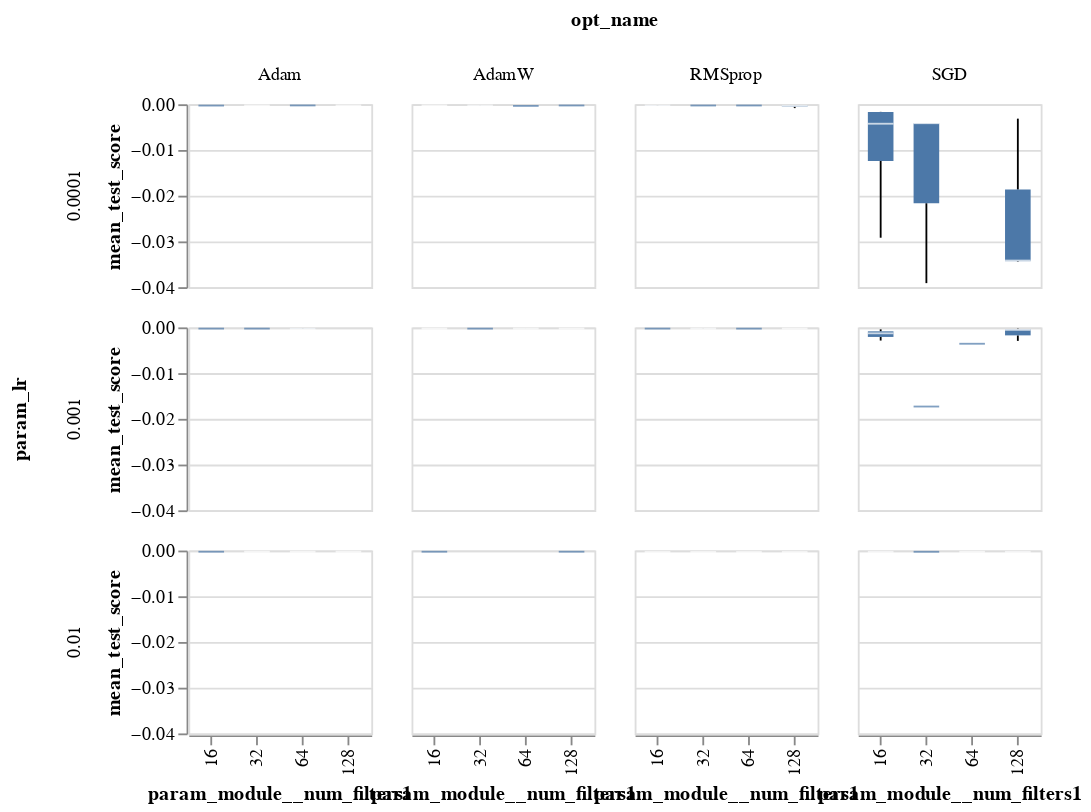

Source (notebook cell):
### Code cell
alt.Chart(sm_res_df).mark_boxplot(extent='min-max').encode(
    x=alt.X('param_module__num_filters1:O'),#title="kernel size 1"),
    y='mean_test_score:Q',
    #color=alt.Color('param_lr:N',scale=alt.Scale(scheme='tableau10')),
    column='opt_name:N',
    row='param_lr:N',
).interactive(
).properties(
    height=100,
    width=100
)

### Figure 1 — Vega-Lite specification as saved in the notebook (floating-point values rounded to 4 significant figures)
{"config": {"view": {"continuousWidth": 400, "continuousHeight": 300}}, "data": {"name": "data-8817f67da8f67f9030dd793b6148c578"}, "mark": {"type": "boxplot", "extent": "min-max"}, "encoding": {"column": {"type": "nominal", "field": "opt_name"}, "row": {"type": "nominal", "field": "param_lr"}, "x": {"type": "ordinal", "field": "param_module__num_filters1"}, "y": {"type": "quantitative", "field": "mean_test_score"}}, "height": 100, "selection": {"selector004": {"type": "interval", "bind": "scales", "encodings": ["x", "y"]}, "selector005": {"type": "interval", "bind": "scales", "encodings": ["x", "y"]}}, "width": 100, "$schema": "https://vega.github.io/schema/vega-lite/v4.8.1.json", "datasets": {"data-8817f67da8f67f9030dd793b6148c578": [{"rank_test_score": 72, "mean_test_score": -0.0003176, "param_module__num_filters1": 64, "param_module__num_filters2": 128, "param_module__kernel_size1": 4, "param_module__kernel_size2": 16, "param_lr": 0.01, "param_module__fc_node_num1": 500, "param_module__fc_node_num2": 10, "opt_name": "RMSprop"}, {"rank_test_score": 92, "mean_test_score": -0.00679, "param_module__num_filters1": 16, "param_module__num_filters2": 32, "param_module__kernel_size1": 4, "param_module__kernel_size2": 32, "param_lr": 0.0001, "param_module__fc_node_num1": 100, "param_module__fc_node_num2": 50, "opt_name": "SGD"}, {"rank_test_score": 16, "mean_test_score": -0.0002598, "param_module__num_filters1": 32, "param_module__num_filters2": 64, "param_module__kernel_size1": 16, "param_module__kernel_size2": 4, "param_lr": 0.01, "param_module__fc_node_num1": 10, "param_module__fc_node_num2": 10, "opt_name": "Adam"}, {"rank_test_score": 100, "mean_test_score": null, "param_module__num_filters1": 128, "param_module__num_filters2": 32, "param_module__kernel_size1": 8, "param_module__kernel_size2": 32, "param_lr": 0.01, "param_module__fc_node_num1": 100, "param_module__fc_node_num2": 100, "opt_name": "AdamW"}, {"rank_test_score": 23, "mean_test_score": -0.0002617, "param_module__num_filters1": 32, "param_module__num_filters2": 16, "param_module__kernel_size1": 4, "param_module__kernel_size2": 32, "param_lr": 0.001, "param_module__fc_node_num1": 50, "param_module__fc_node_num2": 10, "opt_name": "RMSprop"}, {"rank_test_score": 50, "mean_test_score": -0.0002757, "param_module__num_filters1": 32, "param_module__num_filters2": 32, "param_module__kernel_size1": 32, "param_module__kernel_size2": 16, "param_lr": 0.0001, "param_module__fc_node_num1": 10, "param_module__fc_node_num2": 10, "opt_name": "RMSprop"}, {"rank_test_score": 69, "mean_test_score": -0.0003175, "param_module__num_filters1": 64, "param_module__num_filters2": 32, "param_module__kernel_size1": 16, "param_module__kernel_size2": 8, "param_lr": 0.01, "param_module__fc_node_num1": 500, "param_module__fc_node_num2": 50, "opt_name": "RMSprop"}, {"rank_test_score": 3, "mean_test_score": -0.0002577, "param_module__num_filters1": 128, "param_module__num_filters2": 64, "param_module__kernel_size1": 4, "param_module__kernel_size2": 16, "param_lr": 0.0001, "param_module__fc_node_num1": 100, "param_module__fc_node_num2": 500, "opt_name": "Adam"}, {"rank_test_score": 1, "mean_test_score": -0.0002575, "param_module__num_filters1": 16, "param_module__num_filters2": 128, "param_module__kernel_size1": 8, "param_module__kernel_size2": 16, "param_lr": 0.0001, "param_module__fc_node_num1": 50, "param_module__fc_node_num2": 500, "opt_name": "AdamW"}, {"rank_test_score": 22, "mean_test_score": -0.0002614, "param_module__num_filters1": 32, "param_module__num_filters2": 32, "param_module__kernel_size1": 16, "param_module__kernel_size2": 4, "param_lr": 0.001, "param_module__fc_node_num1": 10, "param_module__fc_node_num2": 100, "opt_name": "RMSprop"}, {"rank_test_score": 80, "mean_test_score": -0.0004296, "param_module__num_filters1": 16, "param_module__num_filters2": 64, "param_module__kernel_size1": 16, "param_module__kernel_size2": 8, "param_lr": 0.001, "param_module__fc_node_num1": 100, "param_module__fc_node_num2": 500, "opt_name": "SGD"}, {"rank_test_score": 24, "mean_test_score": -0.0002621, "param_module__num_filters1": 32, "param_module__num_filters2": 64, "param_module__kernel_size1": 8, "param_module__kernel_size2": 8, "param_lr": 0.0001, "param_module__fc_node_num1": 50, "param_module__fc_node_num2": 10, "opt_name": "Adam"}, {"rank_test_score": 6, "mean_test_score": -0.0002583, "param_module__num_filters1": 64, "param_module__num_filters2": 128, "param_module__kernel_size1": 8, "param_module__kernel_size2": 8, "param_lr": 0.001, "param_module__fc_node_num1": 500, "param_module__fc_node_num2": 10, "opt_name": "AdamW"}, {"rank_test_score": 18, "mean_test_score": -0.0002611, "param_module__num_filters1": 32, "param_module__num_filters2": 64, "param_module__kernel_size1": 16, "param_module__kernel_size2": 32, "param_lr": 0.0001, "param_module__fc_node_num1": 100, "param_module__fc_node_num2": 100, "opt_name": "AdamW"}, {"rank_test_score": 94, "mean_test_score": -0.02919, "param_module__num_filters1": 16, "param_module__num_filters2": 64, "param_module__kernel_size1": 32, "param_module__kernel_size2": 16, "param_lr": 0.0001, "param_module__fc_node_num1": 500, "param_module__fc_node_num2": 10, "opt_name": "SGD"}, {"rank_test_score": 47, "mean_test_score": -0.0002714, "param_module__num_filters1": 64, "param_module__num_filters2": 32, "param_module__kernel_size1": 4, "param_module__kernel_size2": 16, "param_lr": 0.0001, "param_module__fc_node_num1": 10, "param_module__fc_node_num2": 500, "opt_name": "RMSprop"}, {"rank_test_score": 55, "mean_test_score": -0.0002874, "param_module__num_filters1": 16, "param_module__num_filters2": 32, "param_module__kernel_size1": 4, "param_module__kernel_size2": 8, "param_lr": 0.01, "param_module__fc_node_num1": 10, "param_module__fc_node_num2": 50, "opt_name": "SGD"}, {"rank_test_score": 87, "mean_test_score": -0.002951, "param_module__num_filters1": 128, "param_module__num_filters2": 16, "param_module__kernel_size1": 8, "param_module__kernel_size2": 16, "param_lr": 0.001, "param_module__fc_node_num1": 10, "param_module__fc_node_num2": 50, "opt_name": "SGD"}, {"rank_test_score": 65, "mean_test_score": -0.0003174, "param_module__num_filters1": 128, "param_module__num_filters2": 128, "param_module__kernel_size1": 32, "param_module__kernel_size2": 8, "param_lr": 0.01, "param_module__fc_node_num1": 50, "param_module__fc_node_num2": 50, "opt_name": "RMSprop"}, {"rank_test_score": 29, "mean_test_score": -0.0002633, "param_module__num_filters1": 16, "param_module__num_filters2": 32, "param_module__kernel_size1": 8, "param_module__kernel_size2": 16, "param_lr": 0.001, "param_module__fc_node_num1": 100, "param_module__fc_node_num2": 10, "opt_name": "RMSprop"}, {"rank_test_score": 37, "mean_test_score": -0.0002671, "param_module__num_filters1": 64, "param_module__num_filters2": 128, "param_module__kernel_size1": 32, "param_module__kernel_size2": 16, "param_lr": 0.01, "param_module__fc_node_num1": 50, "param_module__fc_node_num2": 100, "opt_name": "SGD"}, {"rank_test_score": 85, "mean_test_score": -0.001728, "param_module__num_filters1": 16, "param_module__num_filters2": 16, "param_module__kernel_size1": 16, "param_module__kernel_size2": 4, "param_lr": 0.0001, "param_module__fc_node_num1": 50, "param_module__fc_node_num2": 500, "opt_name": "SGD"}, {"rank_test_score": 68, "mean_test_score": -0.0003175, "param_module__num_filters1": 16, "param_module__num_filters2": 64, "param_module__kernel_size1": 4, "param_module__kernel_size2": 8, "param_lr": 0.01, "param_module__fc_node_num1": 500, "param_module__fc_node_num2": 50, "opt_name": "RMSprop"}, {"rank_test_score": 66, "mean_test_score": -0.0003175, "param_module__num_filters1": 128, "param_module__num_filters2": 32, "param_module__kernel_size1": 32, "param_module__kernel_size2": 4, "param_lr": 0.01, "param_module__fc_node_num1": 100, "param_module__fc_node_num2": 100, "opt_name": "RMSprop"}, {"rank_test_score": 8, "mean_test_score": -0.0002588, "param_module__num_filters1": 128, "param_module__num_filters2": 64, "param_module__kernel_size1": 4, "param_module__kernel_size2": 32, "param_lr": 0.01, "param_module__fc_node_num1": 100, "param_module__fc_node_num2": 100, "opt_name": "AdamW"}, {"rank_test_score": 54, "mean_test_score": -0.0002837, "param_module__num_filters1": 128, "param_module__num_filters2": 128, "param_module__kernel_size1": 8, "param_module__kernel_size2": 16, "param_lr": 0.001, "param_module__fc_node_num1": 10, "param_module__fc_node_num2": 500, "opt_name": "SGD"}, {"rank_test_score": 43, "mean_test_score": -0.0002697, "param_module__num_filters1": 64, "param_module__num_filters2": 128, "param_module__kernel_size1": 4, "param_module__kernel_size2": 4, "param_lr": 0.01, "param_module__fc_node_num1": 100, "param_module__fc_node_num2": 500, "opt_name": "SGD"}, {"rank_test_score": 25, "mean_test_score": -0.0002621, "param_module__num_filters1": 128, "param_module__num_filters2": 128, "param_module__kernel_size1": 16, "param_module__kernel_size2": 16, "param_lr": 0.001, "param_module__fc_node_num1": 100, "param_module__fc_node_num2": 500, "opt_name": "RMSprop"}, {"rank_test_score": 88, "mean_test_score": -0.003147, "param_module__num_filters1": 128, "param_module__num_filters2": 64, "param_module__kernel_size1": 32, "param_module__kernel_size2": 4, "param_lr": 0.0001, "param_module__fc_node_num1": 10, "param_module__fc_node_num2": 500, "opt_name": "SGD"}, {"rank_test_score": 49, "mean_test_score": -0.0002753, "param_module__num_filters1": 32, "param_module__num_filters2": 64, "param_module__kernel_size1": 4, "param_module__kernel_size2": 16, "param_lr": 0.01, "param_module__fc_node_num1": 10, "param_module__fc_node_num2": 50, "opt_name": "SGD"}, {"rank_test_score": 82, "mean_test_score": -0.0008472, "param_module__num_filters1": 128, "param_module__num_filters2": 32, "param_module__kernel_size1": 4, "param_module__kernel_size2": 16, "param_lr": 0.0001, "param_module__fc_node_num1": 500, "param_module__fc_node_num2": 10, "opt_name": "RMSprop"}, {"rank_test_score": 81, "mean_test_score": -0.0005397, "param_module__num_filters1": 128, "param_module__num_filters2": 16, "param_module__kernel_size1": 4, "param_module__kernel_size2": 8, "param_lr": 0.001, "param_module__fc_node_num1": 500, "param_module__fc_node_num2": 500, "opt_name": "SGD"}, {"rank_test_score": 4, "mean_test_score": -0.0002581, "param_module__num_filters1": 128, "param_module__num_filters2": 128, "param_module__kernel_size1": 4, "param_module__kernel_size2": 16, "param_lr": 0.01, "param_module__fc_node_num1": 500, "param_module__fc_node_num2": 500, "opt_name": "Adam"}, {"rank_test_score": 11, "mean_test_score": -0.0002593, "param_module__num_filters1": 64, "param_module__num_filters2": 16, "param_module__kernel_size1": 8, "param_module__kernel_size2": 4, "param_lr": 0.001, "param_module__fc_node_num1": 500, "param_module__fc_node_num2": 10, "opt_name": "AdamW"}, {"rank_test_score": 95, "mean_test_score": -0.03419, "param_module__num_filters1": 128, "param_module__num_filters2": 64, "param_module__kernel_size1": 8, "param_module__kernel_size2": 4, "param_lr": 0.0001, "param_module__fc_node_num1": 100, "param_module__fc_node_num2": 10, "opt_name": "SGD"}, {"rank_test_score": 28, "mean_test_score": -0.0002632, "param_module__num_filters1": 16, "param_module__num_filters2": 64, "param_module__kernel_size1": 4, "param_module__kernel_size2": 32, "param_lr": 0.001, "param_module__fc_node_num1": 500, "param_module__fc_node_num2": 100, "opt_name": "Adam"}, {"rank_test_score": 38, "mean_test_score": -0.0002673, "param_module__num_filters1": 16, "param_module__num_filters2": 128, "param_module__kernel_size1": 8, "param_module__kernel_size2": 32, "param_lr": 0.001, "param_module__fc_node_num1": 50, "param_module__fc_node_num2": 50, "opt_name": "AdamW"}, {"rank_test_score": 48, "mean_test_score": -0.0002731, "param_module__num_filters1": 64, "param_module__num_filters2": 32, "param_module__kernel_size1": 16, "param_module__kernel_size2": 4, "param_lr": 0.001, "param_module__fc_node_num1": 500, "param_module__fc_node_num2": 100, "opt_name": "AdamW"}, {"rank_test_score": 98, "mean_test_score": null, "param_module__num_filters1": 64, "param_module__num_filters2": 128, "param_module__kernel_size1": 8, "param_module__kernel_size2": 32, "param_lr": 0.01, "param_module__fc_node_num1": 500, "param_module__fc_node_num2": 100, "opt_name": "AdamW"}, {"rank_test_score": 56, "mean_test_score": -0.0002897, "param_module__num_filters1": 16, "param_module__num_filters2": 64, "param_module__kernel_size1": 4, "param_module__kernel_size2": 16, "param_lr": 0.0001, "param_module__fc_node_num1": 100, "param_module__fc_node_num2": 50, "opt_name": "Adam"}, {"rank_test_score": 73, "mean_test_score": -0.000318, "param_module__num_filters1": 32, "param_module__num_filters2": 32, "param_module__kernel_size1": 32, "param_module__kernel_size2": 8, "param_lr": 0.01, "param_module__fc_node_num1": 500, "param_module__fc_node_num2": 500, "opt_name": "RMSprop"}, {"rank_test_score": 5, "mean_test_score": -0.0002581, "param_module__num_filters1": 16, "param_module__num_filters2": 16, "param_module__kernel_size1": 4, "param_module__kernel_size2": 32, "param_lr": 0.0001, "param_module__fc_node_num1": 100, "param_module__fc_node_num2": 50, "opt_name": "RMSprop"}, {"rank_test_score": 84, "mean_test_score": -0.001665, "param_module__num_filters1": 16, "param_module__num_filters2": 64, "param_module__kernel_size1": 4, "param_module__kernel_size2": 8, "param_lr": 0.0001, "param_module__fc_node_num1": 50, "param_module__fc_node_num2": 500, "opt_name": "SGD"}, {"rank_test_score": 62, "mean_test_score": -0.0003164, "param_module__num_filters1": 32, "param_module__num_filters2": 16, "param_module__kernel_size1": 32, "param_module__kernel_size2": 8, "param_lr": 0.01, "param_module__fc_node_num1": 500, "param_module__fc_node_num2": 500, "opt_name": "RMSprop"}, {"rank_test_score": 59, "mean_test_score": -0.0003016, "param_module__num_filters1": 128, "param_module__num_filters2": 16, "param_module__kernel_size1": 32, "param_module__kernel_size2": 16, "param_lr": 0.01, "param_module__fc_node_num1": 500, "param_module__fc_node_num2": 10, "opt_name": "SGD"}, {"rank_test_score": 90, "mean_test_score": -0.00411, "param_module__num_filters1": 32, "param_module__num_filters2": 16, "param_module__kernel_size1": 8, "param_module__kernel_size2": 16, "param_lr": 0.0001, "param_module__fc_node_num1": 100, "param_module__fc_node_num2": 100, "opt_name": "SGD"}, {"rank_test_score": 2, "mean_test_score": -0.0002576, "param_module__num_filters1": 128, "param_module__num_filters2": 32, "param_module__kernel_size1": 8, "param_module__kernel_size2": 8, "param_lr": 0.001, "param_module__fc_node_num1": 500, "param_module__fc_node_num2": 500, "opt_name": "AdamW"}, {"rank_test_score": 51, "mean_test_score": -0.0002773, "param_module__num_filters1": 32, "param_module__num_filters2": 128, "param_module__kernel_size1": 32, "param_module__kernel_size2": 16, "param_lr": 0.001, "param_module__fc_node_num1": 50, "param_module__fc_node_num2": 50, "opt_name": "RMSprop"}, {"rank_test_score": 26, "mean_test_score": -0.0002629, "param_module__num_filters1": 32, "param_module__num_filters2": 128, "param_module__kernel_size1": 8, "param_module__kernel_size2": 8, "param_lr": 0.01, "param_module__fc_node_num1": 50, "param_module__fc_node_num2": 50, "opt_name": "Adam"}, {"rank_test_score": 91, "mean_test_score": -0.004145, "param_module__num_filters1": 32, "param_module__num_filters2": 128, "param_module__kernel_size1": 16, "param_module__kernel_size2": 8, "param_lr": 0.0001, "param_module__fc_node_num1": 50, "param_module__fc_node_num2": 100, "opt_name": "SGD"}, {"rank_test_score": 53, "mean_test_score": -0.0002827, "param_module__num_filters1": 128, "param_module__num_filters2": 128, "param_module__kernel_size1": 16, "param_module__kernel_size2": 32, "param_lr": 0.01, "param_module__fc_node_num1": 10, "param_module__fc_node_num2": 10, "opt_name": "SGD"}, {"rank_test_score": 52, "mean_test_score": -0.000278, "param_module__num_filters1": 16, "param_module__num_filters2": 32, "param_module__kernel_size1": 16, "param_module__kernel_size2": 8, "param_lr": 0.0001, "param_module__fc_node_num1": 500, "param_module__fc_node_num2": 50, "opt_name": "RMSprop"}, {"rank_test_score": 67, "mean_test_score": -0.0003175, "param_module__num_filters1": 32, "param_module__num_filters2": 32, "param_module__kernel_size1": 8, "param_module__kernel_size2": 4, "param_lr": 0.01, "param_module__fc_node_num1": 50, "param_module__fc_node_num2": 100, "opt_name": "RMSprop"}, {"rank_test_score": 36, "mean_test_score": -0.0002666, "param_module__num_filters1": 16, "param_module__num_filters2": 64, "param_module__kernel_size1": 16, "param_module__kernel_size2": 4, "param_lr": 0.001, "param_module__fc_node_num1": 500, "param_module__fc_node_num2": 500, "opt_name": "AdamW"}, {"rank_test_score": 20, "mean_test_score": -0.0002611, "param_module__num_filters1": 64, "param_module__num_filters2": 64, "param_module__kernel_size1": 16, "param_module__kernel_size2": 32, "param_lr": 0.001, "param_module__fc_node_num1": 100, "param_module__fc_node_num2": 100, "opt_name": "Adam"}, {"rank_test_score": 75, "mean_test_score": -0.0003235, "param_module__num_filters1": 64, "param_module__num_filters2": 16, "param_module__kernel_size1": 32, "param_module__kernel_size2": 4, "param_lr": 0.01, "param_module__fc_node_num1": 10, "param_module__fc_node_num2": 100, "opt_name": "RMSprop"}, {"rank_test_score": 86, "mean_test_score": -0.002878, "param_module__num_filters1": 16, "param_module__num_filters2": 16, "param_module__kernel_size1": 8, "param_module__kernel_size2": 32, "param_lr": 0.001, "param_module__fc_node_num1": 500, "param_module__fc_node_num2": 50, "opt_name": "SGD"}, {"rank_test_score": 15, "mean_test_score": -0.0002597, "param_module__num_filters1": 128, "param_module__num_filters2": 128, "param_module__kernel_size1": 8, "param_module__kernel_size2": 4, "param_lr": 0.01, "param_module__fc_node_num1": 50, "param_module__fc_node_num2": 50, "opt_name": "Adam"}, {"rank_test_score": 17, "mean_test_score": -0.0002605, "param_module__num_filters1": 16, "param_module__num_filters2": 32, "param_module__kernel_size1": 8, "param_module__kernel_size2": 16, "param_lr": 0.0001, "param_module__fc_node_num1": 50, "param_module__fc_node_num2": 50, "opt_name": "RMSprop"}, {"rank_test_score": 61, "mean_test_score": -0.0003124, "param_module__num_filters1": 32, "param_module__num_filters2": 32, "param_module__kernel_size1": 4, "param_module__kernel_size2": 16, "param_lr": 0.01, "param_module__fc_node_num1": 500, "param_module__fc_node_num2": 50, "opt_name": "RMSprop"}, {"rank_test_score": 97, "mean_test_score": -0.03912, "param_module__num_filters1": 32, "param_module__num_filters2": 128, "param_module__kernel_size1": 4, "param_module__kernel_size2": 8, "param_lr": 0.0001, "param_module__fc_node_num1": 10, "param_module__fc_node_num2": 10, "opt_name": "SGD"}, {"rank_test_score": 79, "mean_test_score": -0.0003982, "param_module__num_filters1": 128, "param_module__num_filters2": 32, "param_module__kernel_size1": 16, "param_module__kernel_size2": 32, "param_lr": 0.0001, "param_module__fc_node_num1": 50, "param_module__fc_node_num2": 10, "opt_name": "RMSprop"}, {"rank_test_score": 89, "mean_test_score": -0.003578, "param_module__num_filters1": 64, "param_module__num_filters2": 16, "param_module__kernel_size1": 4, "param_module__kernel_size2": 32, "param_lr": 0.001, "param_module__fc_node_num1": 10, "param_module__fc_node_num2": 50, "opt_name": "SGD"}, {"rank_test_score": 30, "mean_test_score": -0.0002635, "param_module__num_filters1": 32, "param_module__num_filters2": 32, "param_module__kernel_size1": 16, "param_module__kernel_size2": 16, "param_lr": 0.001, "param_module__fc_node_num1": 100, "param_module__fc_node_num2": 50, "opt_name": "Adam"}, {"rank_test_score": 33, "mean_test_score": -0.0002661, "param_module__num_filters1": 64, "param_module__num_filters2": 32, "param_module__kernel_size1": 8, "param_module__kernel_size2": 8, "param_lr": 0.01, "param_module__fc_node_num1": 10, "param_module__fc_node_num2": 100, "opt_name": "SGD"}, {"rank_test_score": 44, "mean_test_score": -0.00027, "param_module__num_filters1": 64, "param_module__num_filters2": 16, "param_module__kernel_size1": 32, "param_module__kernel_size2": 16, "param_lr": 0.001, "param_module__fc_node_num1": 10, "param_module__fc_node_num2": 10, "opt_name": "RMSprop"}, {"rank_test_score": 13, "mean_test_score": -0.0002595, "param_module__num_filters1": 64, "param_module__num_filters2": 16, "param_module__kernel_size1": 8, "param_module__kernel_size2": 32, "param_lr": 0.0001, "param_module__fc_node_num1": 50, "param_module__fc_node_num2": 100, "opt_name": "Adam"}, {"rank_test_score": 41, "mean_test_score": -0.0002687, "param_module__num_filters1": 128, "param_module__num_filters2": 64, "param_module__kernel_size1": 32, "param_module__kernel_size2": 8, "param_lr": 0.001, "param_module__fc_node_num1": 50, "param_module__fc_node_num2": 500, "opt_name": "RMSprop"}, {"rank_test_score": 60, "mean_test_score": -0.0003043, "param_module__num_filters1": 32, "param_module__num_filters2": 64, "param_module__kernel_size1": 4, "param_module__kernel_size2": 32, "param_lr": 0.001, "param_module__fc_node_num1": 50, "param_module__fc_node_num2": 50, "opt_name": "RMSprop"}, {"rank_test_score": 12, "mean_test_score": -0.0002595, "param_module__num_filters1": 64, "param_module__num_filters2": 16, "param_module__kernel_size1": 8, "param_module__kernel_size2": 32, "param_lr": 0.01, "param_module__fc_node_num1": 50, "param_module__fc_node_num2": 10, "opt_name": "Adam"}, {"rank_test_score": 32, "mean_test_score": -0.0002655, "param_module__num_filters1": 32, "param_module__num_filters2": 16, "param_module__kernel_size1": 4, "param_module__kernel_size2": 4, "param_lr": 0.001, "param_module__fc_node_num1": 50, "param_module__fc_node_num2": 50, "opt_name": "RMSprop"}, {"rank_test_score": 64, "mean_test_score": -0.000317, "param_module__num_filters1": 32, "param_module__num_filters2": 64, "param_module__kernel_size1": 32, "param_module__kernel_size2": 16, "param_lr": 0.01, "param_module__fc_node_num1": 500, "param_module__fc_node_num2": 100, "opt_name": "RMSprop"}, {"rank_test_score": 45, "mean_test_score": -0.0002703, "param_module__num_filters1": 16, "param_module__num_filters2": 32, "param_module__kernel_size1": 16, "param_module__kernel_size2": 4, "param_lr": 0.01, "param_module__fc_node_num1": 50, "param_module__fc_node_num2": 500, "opt_name": "SGD"}, {"rank_test_score": 27, "mean_test_score": -0.000263, "param_module__num_filters1": 32, "param_module__num_filters2": 16, "param_module__kernel_size1": 32, "param_module__kernel_size2": 4, "param_lr": 0.001, "param_module__fc_node_num1": 10, "param_module__fc_node_num2": 10, "opt_name": "RMSprop"}, {"rank_test_score": 10, "mean_test_score": -0.0002592, "param_module__num_filters1": 64, "param_module__num_filters2": 16, "param_module__kernel_size1": 4, "param_module__kernel_size2": 4, "param_lr": 0.01, "param_module__fc_node_num1": 100, "param_module__fc_node_num2": 10, "opt_name": "Adam"}, {"rank_test_score": 57, "mean_test_score": -0.0002947, "param_module__num_filters1": 128, "param_module__num_filters2": 64, "param_module__kernel_size1": 4, "param_module__kernel_size2": 8, "param_lr": 0.0001, "param_module__fc_node_num1": 100, "param_module__fc_node_num2": 500, "opt_name": "RMSprop"}, {"rank_test_score": 58, "mean_test_score": -0.0002966, "param_module__num_filters1": 32, "param_module__num_filters2": 128, "param_module__kernel_size1": 8, "param_module__kernel_size2": 4, "param_lr": 0.0001, "param_module__fc_node_num1": 50, "param_module__fc_node_num2": 50, "opt_name": "AdamW"}, {"rank_test_score": 35, "mean_test_score": -0.0002664, "param_module__num_filters1": 128, "param_module__num_filters2": 64, "param_module__kernel_size1": 16, "param_module__kernel_size2": 16, "param_lr": 0.0001, "param_module__fc_node_num1": 50, "param_module__fc_node_num2": 500, "opt_name": "Adam"}, {"rank_test_score": 77, "mean_test_score": -0.0003543, "param_module__num_filters1": 64, "param_module__num_filters2": 32, "param_module__kernel_size1": 16, "param_module__kernel_size2": 32, "param_lr": 0.001, "param_module__fc_node_num1": 50, "param_module__fc_node_num2": 100, "opt_name": "Adam"}, {"rank_test_score": 14, "mean_test_score": -0.0002596, "param_module__num_filters1": 16, "param_module__num_filters2": 64, "param_module__kernel_size1": 32, "param_module__kernel_size2": 8, "param_lr": 0.01, "param_module__fc_node_num1": 100, "param_module__fc_node_num2": 50, "opt_name": "Adam"}, {"rank_test_score": 34, "mean_test_score": -0.0002663, "param_module__num_filters1": 32, "param_module__num_filters2": 128, "param_module__kernel_size1": 32, "param_module__kernel_size2": 32, "param_lr": 0.0001, "param_module__fc_node_num1": 50, "param_module__fc_node_num2": 10, "opt_name": "Adam"}, {"rank_test_score": 19, "mean_test_score": -0.0002611, "param_module__num_filters1": 32, "param_module__num_filters2": 16, "param_module__kernel_size1": 32, "param_module__kernel_size2": 32, "param_lr": 0.01, "param_module__fc_node_num1": 50, "param_module__fc_node_num2": 50, "opt_name": "Adam"}, {"rank_test_score": 39, "mean_test_score": -0.0002674, "param_module__num_filters1": 128, "param_module__num_filters2": 128, "param_module__kernel_size1": 32, "param_module__kernel_size2": 8, "param_lr": 0.0001, "param_module__fc_node_num1": 500, "param_module__fc_node_num2": 50, "opt_name": "RMSprop"}, {"rank_test_score": 71, "mean_test_score": -0.0003175, "param_module__num_filters1": 32, "param_module__num_filters2": 128, "param_module__kernel_size1": 8, "param_module__kernel_size2": 16, "param_lr": 0.01, "param_module__fc_node_num1": 10, "param_module__fc_node_num2": 50, "opt_name": "RMSprop"}, {"rank_test_score": 7, "mean_test_score": -0.0002587, "param_module__num_filters1": 16, "param_module__num_filters2": 16, "param_module__kernel_size1": 4, "param_module__kernel_size2": 16, "param_lr": 0.01, "param_module__fc_node_num1": 500, "param_module__fc_node_num2": 50, "opt_name": "AdamW"}, {"rank_test_score": 69, "mean_test_score": -0.0003175, "param_module__num_filters1": 32, "param_module__num_filters2": 16, "param_module__kernel_size1": 4, "param_module__kernel_size2": 8, "param_lr": 0.01, "param_module__fc_node_num1": 500, "param_module__fc_node_num2": 50, "opt_name": "RMSprop"}, {"rank_test_score": 21, "mean_test_score": -0.0002611, "param_module__num_filters1": 128, "param_module__num_filters2": 16, "param_module__kernel_size1": 32, "param_module__kernel_size2": 16, "param_lr": 0.001, "param_module__fc_node_num1": 10, "param_module__fc_node_num2": 500, "opt_name": "AdamW"}, {"rank_test_score": 40, "mean_test_score": -0.0002682, "param_module__num_filters1": 32, "param_module__num_filters2": 16, "param_module__kernel_size1": 8, "param_module__kernel_size2": 16, "param_lr": 0.001, "param_module__fc_node_num1": 500, "param_module__fc_node_num2": 10, "opt_name": "AdamW"}, {"rank_test_score": 9, "mean_test_score": -0.0002591, "param_module__num_filters1": 32, "param_module__num_filters2": 32, "param_module__kernel_size1": 4, "param_module__kernel_size2": 4, "param_lr": 0.01, "param_module__fc_node_num1": 500, "param_module__fc_node_num2": 100, "opt_name": "Adam"}, {"rank_test_score": 31, "mean_test_score": -0.000265, "param_module__num_filters1": 128, "param_module__num_filters2": 32, "param_module__kernel_size1": 16, "param_module__kernel_size2": 8, "param_lr": 0.001, "param_module__fc_node_num1": 50, "param_module__fc_node_num2": 50, "opt_name": "RMSprop"}, {"rank_test_score": 76, "mean_test_score": -0.000332, "param_module__num_filters1": 16, "param_module__num_filters2": 64, "param_module__kernel_size1": 4, "param_module__kernel_size2": 32, "param_lr": 0.0001, "param_module__fc_node_num1": 500, "param_module__fc_node_num2": 100, "opt_name": "RMSprop"}, {"rank_test_score": 46, "mean_test_score": -0.0002706, "param_module__num_filters1": 128, "param_module__num_filters2": 64, "param_module__kernel_size1": 32, "param_module__kernel_size2": 16, "param_lr": 0.0001, "param_module__fc_node_num1": 500, "param_module__fc_node_num2": 50, "opt_name": "AdamW"}, {"rank_test_score": 83, "mean_test_score": -0.001298, "param_module__num_filters1": 16, "param_module__num_filters2": 128, "param_module__kernel_size1": 16, "param_module__kernel_size2": 4, "param_lr": 0.001, "param_module__fc_node_num1": 50, "param_module__fc_node_num2": 100, "opt_name": "SGD"}, {"rank_test_score": 74, "mean_test_score": -0.0003221, "param_module__num_filters1": 64, "param_module__num_filters2": 64, "param_module__kernel_size1": 4, "param_module__kernel_size2": 8, "param_lr": 0.01, "param_module__fc_node_num1": 100, "param_module__fc_node_num2": 100, "opt_name": "RMSprop"}, {"rank_test_score": 99, "mean_test_score": null, "param_module__num_filters1": 64, "param_module__num_filters2": 64, "param_module__kernel_size1": 16, "param_module__kernel_size2": 32, "param_lr": 0.0001, "param_module__fc_node_num1": 50, "param_module__fc_node_num2": 500, "opt_name": "Adam"}, {"rank_test_score": 63, "mean_test_score": -0.0003167, "param_module__num_filters1": 16, "param_module__num_filters2": 16, "param_module__kernel_size1": 32, "param_module__kernel_size2": 8, "param_lr": 0.01, "param_module__fc_node_num1": 50, "param_module__fc_node_num2": 50, "opt_name": "RMSprop"}, {"rank_test_score": 78, "mean_test_score": -0.0003608, "param_module__num_filters1": 64, "param_module__num_filters2": 128, "param_module__kernel_size1": 16, "param_module__kernel_size2": 8, "param_lr": 0.0001, "param_module__fc_node_num1": 50, "param_module__fc_node_num2": 10, "opt_name": "AdamW"}, {"rank_test_score": 42, "mean_test_score": -0.0002696, "param_module__num_filters1": 16, "param_module__num_filters2": 128, "param_module__kernel_size1": 16, "param_module__kernel_size2": 16, "param_lr": 0.0001, "param_module__fc_node_num1": 500, "param_module__fc_node_num2": 10, "opt_name": "AdamW"}, {"rank_test_score": 96, "mean_test_score": -0.03448, "param_module__num_filters1": 128, "param_module__num_filters2": 128, "param_module__kernel_size1": 16, "param_module__kernel_size2": 8, "param_lr": 0.0001, "param_module__fc_node_num1": 50, "param_module__fc_node_num2": 10, "opt_name": "SGD"}, {"rank_test_score": 93, "mean_test_score": -0.01731, "param_module__num_filters1": 32, "param_module__num_filters2": 32, "param_module__kernel_size1": 8, "param_module__kernel_size2": 4, "param_lr": 0.001, "param_module__fc_node_num1": 50, "param_module__fc_node_num2": 10, "opt_name": "SGD"}]}}
